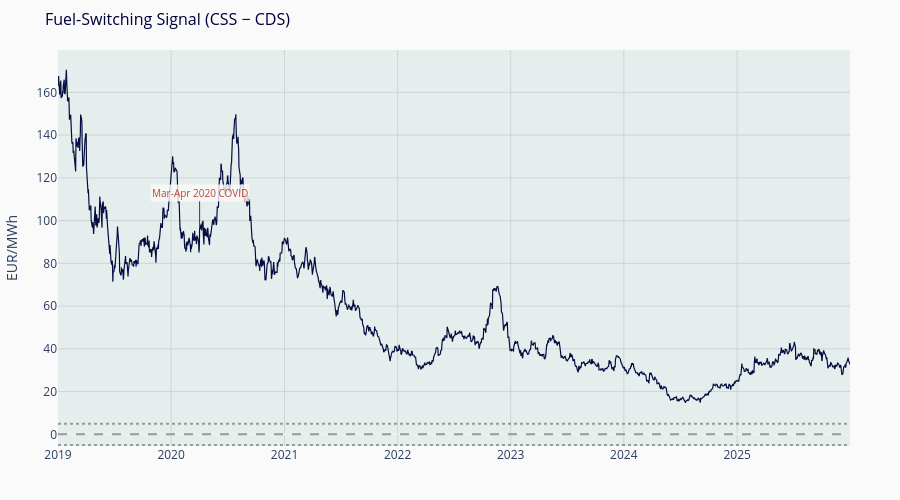

The notebook cell saved with this chart:
### Markdown cell above
## 5. Fuel-Switching Signal

The fuel-switching signal is the difference between the spark and dark
spreads:

$$\text{Signal} = \text{CSS} - \text{CDS}$$

A positive signal means gas-fired generation is more profitable than coal at
the margin. A negative signal favours coal. The switching zone
(±5 EUR/MWh) captures days where the two technologies are at approximate
parity, small changes in gas, coal, or carbon prices can flip the marginal
fuel.

### Merit Order Economics

The merit order ranks generation by short-run marginal cost (SRMC). Renewables
and nuclear, with near-zero SRMC, are dispatched first. Gas and coal compete
for the residual demand. The fuel-switching signal captures which technology
is cheaper at the margin:

- When $\text{Signal} > 0$, gas is cheaper, gas plants sit below coal in the
  merit order, and gas sets the marginal price.
- When $\text{Signal} < 0$, coal is cheaper, coal sets the marginal price.
  This became rare post-2021 as carbon prices rose, but the 2024 windows show
  it still occurs when power prices are high enough.

The carbon cost asymmetry drives most of the switching dynamics. At an EUA
price of €80/t, the carbon cost difference is roughly €42/MWh in favour of
gas. For coal to be competitive, the coal fuel price must be sufficiently
below the gas fuel price to overcome this carbon disadvantage, a condition
that held briefly in 2024 when TTF was elevated relative to API2.

### Code cell
from energy_cross_commodity.spreads.spark_spread import compute_fuel_switch

fs = compute_fuel_switch(css=result.css, cds=result_dark.cds)

df_fs = pd.DataFrame({
    'date': dates, 'signal': fs.signal, 'regime': fs.regime,
    'spark': fs.spark_spread, 'dark': fs.dark_spread,
})

crisis_periods = [
    ('2020-03-10', '2020-04-25', 'Mar-Apr 2020 COVID'),
]

fig = go.Figure()
fs_colors = {'GAS_FAVORED': TEAL, 'COAL_FAVORED': RED, 'SWITCHING_ZONE': '#D4A843'}
for regime, color in fs_colors.items():
    mask = df_fs['regime'] == regime
    if mask.any():
        groups = np.split(np.where(mask)[0], np.where(np.diff(np.where(mask)[0]) != 1)[0] + 1)
        for g in groups:
            if len(g) > 5:
                fig.add_vrect(
                    x0=df_fs['date'].iloc[g[0]], x1=df_fs['date'].iloc[g[-1]],
                    fillcolor=color, opacity=0.10, line_width=0,
                )

fig.add_trace(go.Scatter(
    x=df_fs['date'], y=df_fs['signal'], mode='lines',
    name='Fuel-Switch Signal', line=dict(color=NAVY, width=1.2),
))
fig.add_hline(y=0, line_dash='dash', line_color='#999999')
fig.add_hline(y=5, line_dash='dot', line_color='#999999')
fig.add_hline(y=-5, line_dash='dot', line_color='#999999')

for start, end, label in crisis_periods:
    mid = df_fs[(df_fs['date'] >= start) & (df_fs['date'] <= end)]
    if not mid.empty:
        mid_date = mid['date'].iloc[len(mid) // 2]
        mid_val = mid['signal'].iloc[len(mid) // 2]
        fig.add_annotation(
            x=mid_date, y=mid_val, text=label, showarrow=True, arrowhead=0, ax=0, ay=-35,
            font=dict(size=10, color=RED), bgcolor='rgba(250,250,250,0.8)',
        )

fig.update_layout(
    title=dict(text='Fuel-Switching Signal (CSS − CDS)', font=dict(color=NAVY, size=16)),
    xaxis=dict(title='', gridcolor='#E0E0E0'), yaxis=dict(title='EUR/MWh', gridcolor='#E0E0E0'),
    plot_bgcolor=OFFWHITE, paper_bgcolor=OFFWHITE,
    height=500, margin=dict(l=50, r=50, t=50, b=40), hovermode='x unified',
)
fig.show()

print('Fuel-switch regime distribution:')
print(df_fs['regime'].value_counts().to_string())
print(f'\nSignal range: {df_fs.signal.min():.1f} to {df_fs.signal.max():.1f} EUR/MWh')

### Figure 1 — Plotly figure (JSON) as saved in the notebook; plotly's stock layout.template omitted (floating-point values rounded to 4 significant figures; data arrays with more than 128 entries replaced by an {"elided": "..."} marker saying what was removed)
{"data": [{"line": {"color": "#00003C", "width": 1.2}, "mode": "lines", "name": "Fuel-Switch Signal", "type": "scatter", "x": {"elided": "1827 str values"}, "y": {"elided": "1827 float values"}}], "layout": {"annotations": [{"arrowhead": 0, "ax": 0, "ay": -35, "bgcolor": "rgba(250,250,250,0.8)", "font": {"color": "#C44536", "size": 10}, "showarrow": true, "text": "Mar-Apr 2020 COVID", "x": "2020-04-02T00:00:00", "y": 96.64}], "height": 500, "hovermode": "x unified", "margin": {"b": 40, "l": 50, "r": 50, "t": 50}, "paper_bgcolor": "#FAFAFA", "plot_bgcolor": "#FAFAFA", "shapes": [{"fillcolor": "#2E7D6F", "line": {"width": 0}, "opacity": 0.1, "type": "rect", "x0": "2019-01-01T00:00:00", "x1": "2025-12-31T00:00:00", "xref": "x", "y0": 0, "y1": 1, "yref": "y domain"}, {"line": {"color": "#999999", "dash": "dash"}, "type": "line", "x0": 0, "x1": 1, "xref": "x domain", "y0": 0, "y1": 0, "yref": "y"}, {"line": {"color": "#999999", "dash": "dot"}, "type": "line", "x0": 0, "x1": 1, "xref": "x domain", "y0": 5, "y1": 5, "yref": "y"}, {"line": {"color": "#999999", "dash": "dot"}, "type": "line", "x0": 0, "x1": 1, "xref": "x domain", "y0": -5, "y1": -5, "yref": "y"}], "title": {"font": {"color": "#00003C", "size": 16}, "text": "Fuel-Switching Signal (CSS − CDS)"}, "xaxis": {"gridcolor": "#E0E0E0", "title": {"text": ""}}, "yaxis": {"gridcolor": "#E0E0E0", "title": {"text": "EUR/MWh"}}}}
